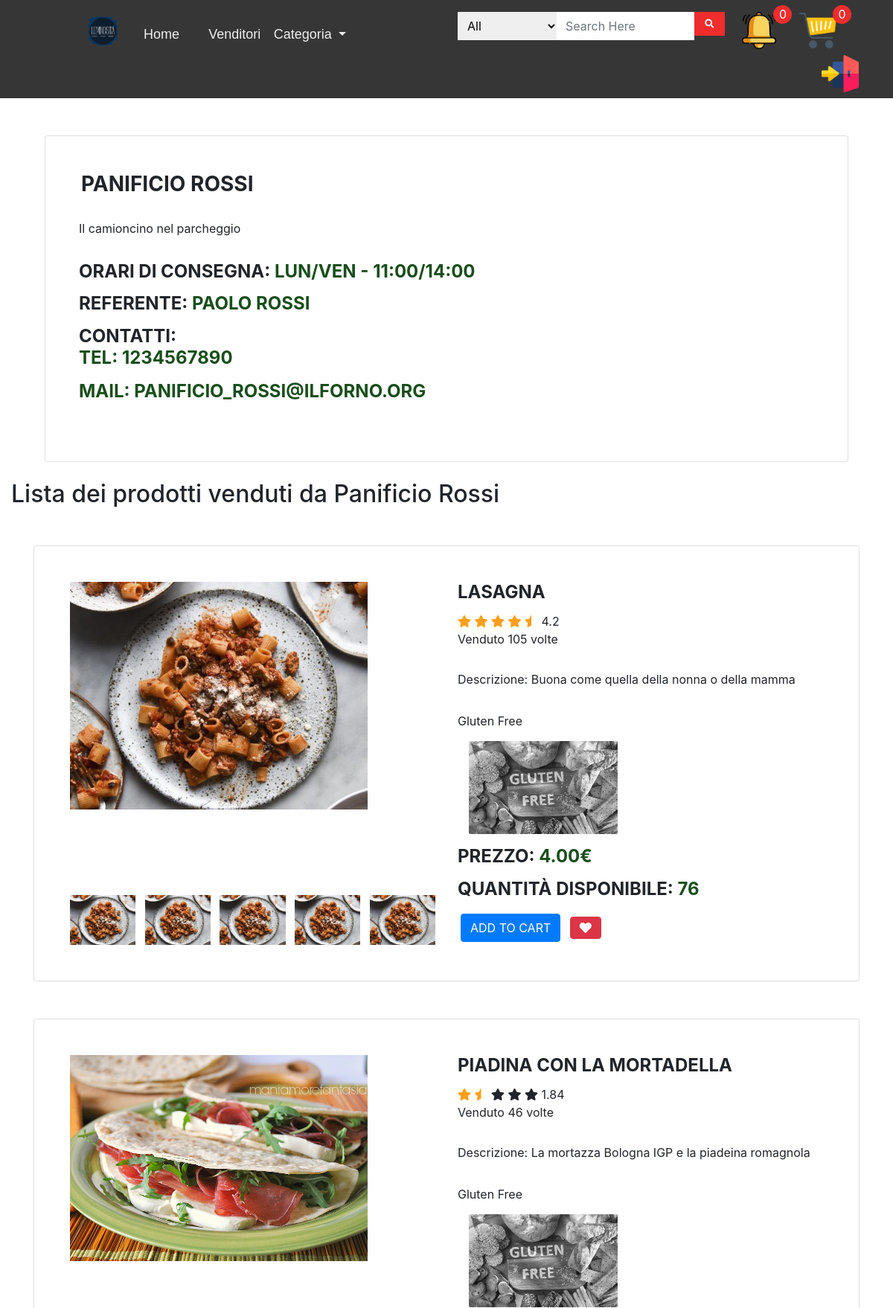
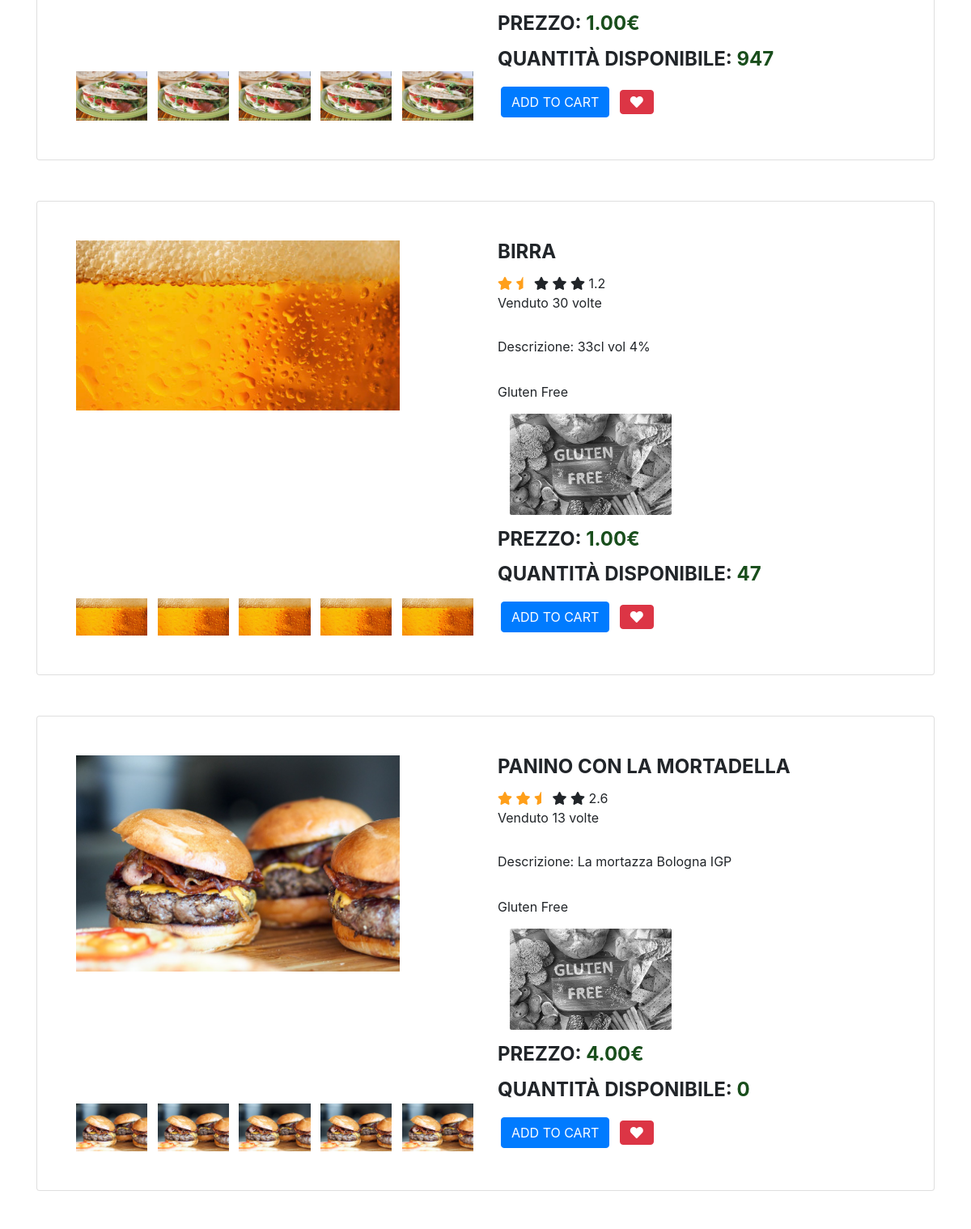
/foodVendor.php?spec&id=3 (upper part), run on the app's committed database (2 pictures, top to bottom).
### tables this page shows
CREATE TABLE `venditore` (
  `vendorID` int(11) NOT NULL,
  `nomeAzienda` text NOT NULL,
  `indirizzo` text NOT NULL,
  `orariConsegna` text NOT NULL,
  `contatto` text NOT NULL,
  `descrizione` text NOT NULL,
  `userID` int(11) NOT NULL
);

CREATE TABLE `utente` (
  `UserID` int(11) NOT NULL,
  `Nome` text NOT NULL,
  `Cognome` text NOT NULL,
  `Email` text NOT NULL,
  `password` char(128) NOT NULL,
  `salt` char(128) NOT NULL,
  `vendors` tinyint(4) NOT NULL DEFAULT 0
);

CREATE TABLE `prodotto` (
  `prodottoID` int(11) NOT NULL,
  `nomeProd` mediumtext NOT NULL,
  `descrProd` text NOT NULL,
  `prezzo` decimal(10,2) UNSIGNED NOT NULL,
  `glutenFree` tinyint(4) NOT NULL DEFAULT 0,
  `quantity` int(11) UNSIGNED NOT NULL,
  `venduto` int(11) NOT NULL,
  `vendorID` int(11) NOT NULL,
  `foodType` int(11) NOT NULL
);

CREATE TABLE `foodcategory` (
  `CategoryID` int(11) NOT NULL,
  `CategoryName` text NOT NULL,
  `CategoryDescr` text NOT NULL
);

### foodVendor.php (called while the page is built, shortened)
<?php
require_once 'bootstrap.php';
$templateParams["categorie"] = $dbh->getFoodTypes();
$templateParams["nome"] = "vendor_details.php";
if(isset($_GET)){
    $url = parse_url($_SERVER['REQUEST_URI'], $component = -1);
    $query = explode("&", $url["query"]);
    if($query[0]=="spec"){
        $templateParams["vendorID"] = explode("=", $query[1])[1];
        $templateParams["details"] = $dbh->specificVendorList($templateParams["vendorID"]);
        $templateParams["foods"] = $dbh->specificVendorFoodList($templateParams["vendorID"]);
    } elseif ($query[0]=="list") {
        $templateParams["nome"] = "vendor_list.php";
        $templateParams["lista"] = $dbh->vendorList();
    }
} else {
}
require 'template/base.php';
?>

### db/database.php (called while the page is built, shortened)
<?php
class DatabaseHelper{
    private $db;
    public function __construct($servername, $username, $password, $dbname, $port){
        $this->db = new mysqli($servername, $username, $password, $dbname, $port);
    }
    public function getFoodTypes(){
        $stmt = $this->db->prepare("SELECT CategoryID, CategoryName, CategoryDescr FROM foodcategory");
        $stmt->execute();
        $result = $stmt->get_result();
        return $result->fetch_all(MYSQLI_ASSOC);
    }
    public function starRate($value){
        $val = $value / 5;
        if($val > 5) {
            return $this->starRate($val);
        }
        return $val;
    }
    public function specificVendorList($id){
        $sql="SELECT u.UserID, v.`vendorID`, `nomeAzienda`, `indirizzo`, `orariConsegna`, `contatto`, `descrizione`, `Email`, `Nome`, `Cognome` FROM `venditore` AS v LEFT JOIN `utente` AS u ON v.userID=u.UserID WHERE v.`vendorID` = ?;";
        $stmt = $this->db->prepare($sql);
        $stmt->bind_param('s', $id);
        $stmt->execute();
        $result = $stmt->get_result();
        $res = $result->fetch_all(MYSQLI_ASSOC);
        return $res[0];
    }
    public function specificVendorFoodList($id){
        $sql = "SELECT `prodottoID`, `nomeProd`, `descrProd`, `prezzo`, `glutenFree`, `quantity`, `CategoryName`, `CategoryID`, c1.vendorID, `venduto`, `nomeAzienda`, c1.vendorID
        FROM `prodotto` AS p LEFT JOIN `venditore` AS c1
        ON p.vendorID = c1.vendorID
        LEFT JOIN foodcategory AS c2
        ON p.foodType = c2.CategoryID
        WHERE c1.vendorID = ?
        ORDER BY `venduto` DESC;";
        $stmt = $this->db->prepare($sql);
        $stmt->bind_param('s', $id);
        $stmt->execute();
        $result = $stmt->get_result();
        return $result->fetch_all(MYSQLI_ASSOC);
    }
}

### bootstrap.php (called while the page is built, shortened)
<?php
require_once("db/database.php");
$dbh = new DatabaseHelper("localhost", "root", "", "luminosita_db", 3306);?>

### template/vendor_details.php (the view, shortened to what this page needs)
<?php
$vendor = $templateParams["details"];
?>
<div class="container">
    <div class="container">
        <div class="card">
            <div class="container-fliud">
                <div class="wrapper row">
                        <div class="details col-md-6">
                            <h3 class="product-title"><?php echo $vendor["nomeAzienda"]; ?></h3>
                        </div>
                        <p class="product-description">
                            <p><?php echo $vendor["descrizione"]; ?></p>
                        </p>
                        <h4 class="price">Orari di consegna: <span><?php echo $vendor["orariConsegna"]; ?></span></h4>
                        <h4 class="price">Referente: <span><?php echo $vendor["Nome"]." ".$vendor["Cognome"]; ?></span></h4>
                        <h4 class="price">Contatti: <span> <p>Tel: <?php echo $vendor["contatto"]; ?></p> <p>Mail: <?php echo $vendor["Email"]; ?></p> </span></h4>
                    </div>
                </div>
            </div>
        </div>
    </div>
<br>
    <h2>Lista dei prodotti venduti da <?php echo $vendor["nomeAzienda"]; ?></h2>
    <?php $gluten = UPLOAD_DIR."gluten-free.jpg";
foreach($templateParams["foods"] as $art):
    $img = CAT_DIR.$art["CategoryID"].". ".$art["CategoryName"].".jpg";
    $val = $dbh->starRate($art["venduto"]);
    $value = explode('.', $val);
    $int = (int) $value[0];
    $decimal = isset($value[1]) ? (int) $value[1]: 0;
    ?>
    <div class="container">
        <div class="card">
            <div class="container-fliud">
                <div class="wrapper row">
                    <div class="preview col-md-6">
                        <div class="preview-pic tab-content">
                          <div class="tab-pane active" id="pic-1"><img style="width: 400px; height 252px" src="<?php echo $img; ?>"/></div>
                        </div>
                        <ul class="preview-thumbnail nav nav-tabs">
                          <li class="active"><a data-target="#pic-1" data-toggle="tab"><img style="width: 400px; height 252px" src="<?php echo $img; ?>"/></a></li>
                          <li><a data-target="#pic-2" data-toggle="tab"><img src="<?php echo $img; ?>" /></a></li>
                          <li><a data-target="#pic-3" data-toggle="tab"><img src="<?php echo $img; ?>" /></a></li>
                          <li><a data-target="#pic-4" data-toggle="tab"><img src="<?php echo $img; ?>" /></a></li>
                          <li><a data-target="#pic-5" data-toggle="tab"><img src="<?php echo $img; ?>" /></a></li>
                        </ul>
                    </div>
                    <div class="details col-md-6">
                        <h4 class="card-title product-title"><?php echo $art["nomeProd"]; ?></h4>
                        <div class="rating">
                            <div class="stars">
                                <?php
                                if($decimal==0):
                                    $j = $int;
                                    for($i=0; $i<5; $i++):
                                        if($j>0):
                                            $j--;?>
                                            <span class="fa fa-star checked"></span>
                                        <?php else: ?>
                                            <span class="fa fa-star"></span>
                                  <?php endif;
                                    endfor; ?>
                                <?php else:
                                    $j = $int;
                                    $k = $decimal;
                                    for($i=0; $i<5; $i++):
                                        if($j>0):
                                            $j--;?>
                                            <span class="fa fa-star checked"></span>
                                        <?php
                                        elseif($k>0 && $j==0):
                                            $k=-1; ?>
                                            <span class="fa fa-star-half checked"></span>
                                        <?php else: ?>
                                            <span class="fa fa-star"></span>
                                        <?php endif; ?>
                                    <?php
                                    endfor;
                                endif; ?>
                                <span><?php echo $val; ?></span>
                            </div>
                            <span class="review-no">Venduto <?php echo $art["venduto"];?> volte</span>
                        </div>
                        <p class="product-description"><p>Descrizione: <?php echo $art["descrProd"]; ?></p></p>
                        <p class="product-description">
                            <label class="form-check-label" for="flexSwitchCheckDefault">Gluten Free</label>
                            <div class="col-md-3">
                                <div class="custom-control custom-checkbox image-checkbox">
                                    <label style="width: 200px" class="custom-control-label" for="ck1a">
                                        <img src="<?php echo $gluten; ?>" alt="gluten-free" class="<?php if($art["glutenFree"] == "0") echo "no-gluten"; ?> img-fluid">
                                    </label>
                                </div>
                            </div>
                        </p>
                        <h4 class="price card-text">Prezzo: <span><?php echo $art["prezzo"]; ?>€</span></h4>
                        <h4 class="price">Quantità disponibile: <span><?php echo $art["quantity"]; ?></span></h4>
                        <div class="action">
                            <button data-id="<?php echo $art["prodottoID"]; ?>" data-name="<?php echo $art["nomeProd"]; ?>" data-price="<?php echo $art["prezzo"]; ?>" class="add-to-cart btn btn-primary m-1" type="button">add to cart</button>
                            <button class="like btn btn-danger m-1" type="button"><span class="fa fa-heart"></span></button>
                        </div>
                    </div>
                </div>
            </div>
        </div>
    </div>
    <?php endforeach; ?>

### css/main_style.css (style rules this page uses)
body, header, h1, h2, h5, ul { margin: 0; padding: 0; }
body { background-color: #e4e4e4; }
a, a:hover { color:#333 }
.no-gluten { filter: grayscale(100%); }
.custom-control.image-checkbox { position: relative; padding-left: 0; }
.custom-control.image-checkbox label { cursor: pointer; }
.custom-control.image-checkbox label:before { border-color: #007bff; background-color: #007bff; }
.custom-control.image-checkbox label:after, .custom-control.image-checkbox label:before { transition: opacity .3s ease; opacity: 0; left: .25rem; }
.custom-control.image-checkbox label img { border-radius: 2.5px; }
body { font-family: 'open sans'; overflow-x: hidden; }
.preview { display: -webkit-box; display: -webkit-flex; display: -ms-flexbox; display: flex; -webkit-box-orient: vertical; -webkit-box-direction: normal; -webkit-flex-direction: column; -ms-flex-direction: column; flex-direction: column; }
.preview-pic { -webkit-box-flex: 1; -webkit-flex-grow: 1; -ms-flex-positive: 1; flex-grow: 1; }
.preview-thumbnail.nav-tabs { border: none; margin-top: 15px; }
.preview-thumbnail.nav-tabs li { width: 18%; margin-right: 2.5%; }
.preview-thumbnail.nav-tabs li img { max-width: 100%; display: block; }
.preview-thumbnail.nav-tabs li a { padding: 0; margin: 0; }
.preview-thumbnail.nav-tabs li:last-of-type { margin-right: 0; }
.tab-content { overflow: hidden; }
.tab-content img { width: 100%; -webkit-animation-name: opacity; animation-name: opacity; -webkit-animation-duration: .3s; animation-duration: .3s; }
.card { margin-top: 50px; background: #eee; padding: 3em; line-height: 1.5em; }
@media screen and (min-width: 997px) { .wrapper { display: -webkit-box; display: -webkit-flex; display: -ms-flexbox; display: flex; } }
.details { display: -webkit-box; display: -webkit-flex; display: -ms-flexbox; display: flex; -webkit-box-orient: vertical; -webkit-box-direction: normal; -webkit-flex-direction: column; -ms-flex-direction: column; flex-direction: column; }
.product-title, .price, .sizes, .colors { text-transform: UPPERCASE; font-weight: bold; }
.checked { color: #ff9f1a; }
.price span { color: #194e1c; }
.product-title, .rating, .product-description, .price, .vote, .sizes { margin-bottom: 15px; }
.product-title { margin-top: 0; }
.add-to-cart, .like { background: #ff9f1a; padding: 1.2em 1.5em; border: none; text-transform: UPPERCASE; font-weight: bold; color: #fff; -webkit-transition: background .3s ease; transition: background .3s ease; }

### data on the page
venditore: nomeAzienda "PANIFICIO ROSSI", descrizione "Il camioncino nel parcheggio", orariConsegna "LUN/VEN - 11:00/14:00", userID.Nome "PAOLO", userID.Cognome "ROSSI", contatto "1234567890", userID.Email "PANIFICIO_ROSSI@ILFORNO.ORG", nomeAzienda "Panificio Rossi"
prodotto: foodType.CategoryName (picture), nomeProd "LASAGNA", venduto "4.2", venduto "105", descrProd "Buona come quella della nonna o della mamma", prezzo "4.00", quantity "76"
prodotto: foodType.CategoryName (picture), nomeProd "PIADINA CON LA MORTADELLA", venduto "1.84", venduto "46", descrProd "La mortazza Bologna IGP e la piadeina romagnola", prezzo "1.00", quantity "947"
prodotto: foodType.CategoryName (picture), nomeProd "BIRRA", venduto "1.2", venduto "30", descrProd "33cl vol 4%", prezzo "1.00", quantity "47"
prodotto: foodType.CategoryName (picture), nomeProd "PANINO CON LA MORTADELLA", venduto "2.6", venduto "13", descrProd "La mortazza Bologna IGP", prezzo "4.00", quantity "0"

### other printed values
$templateParams["toReadNotif"] "0"
